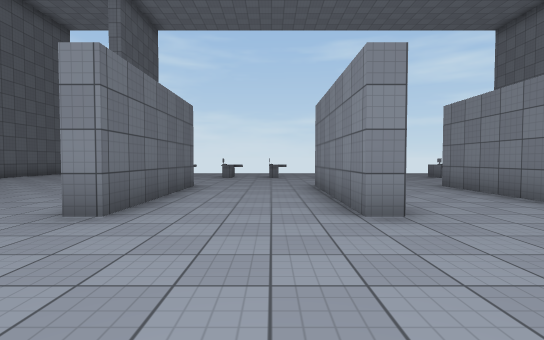
[1] (above)

21 first-person views from a walk through a scene from a Unity 3-D project. The camera is 1.3 m above the floor, tilts 2° down and sees 85° across. The floor is counted in squares, 2 m on a side. Each view is taken from the middle of a square. On the plan, view 1 faces up. The plan holds only what a view shows up to about 9 squares ahead; the rest is blank. The player character is not drawn. Surface patterns are stand-ins for the level's own textures.

[2]
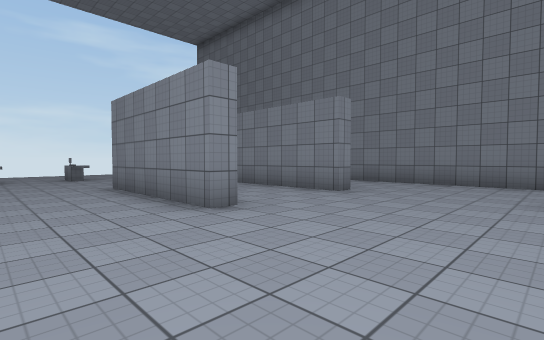

[3]
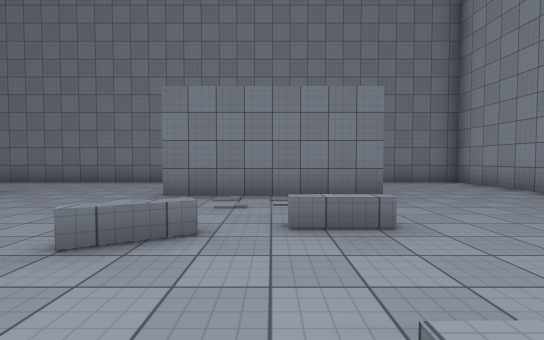

[4]
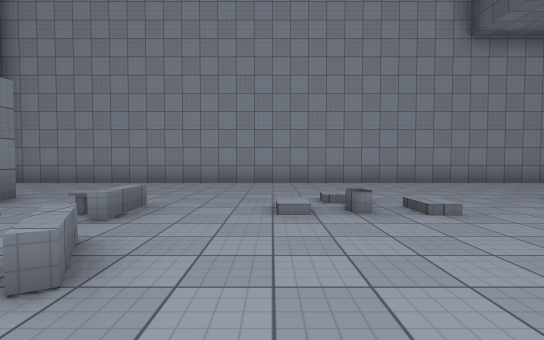

[5]
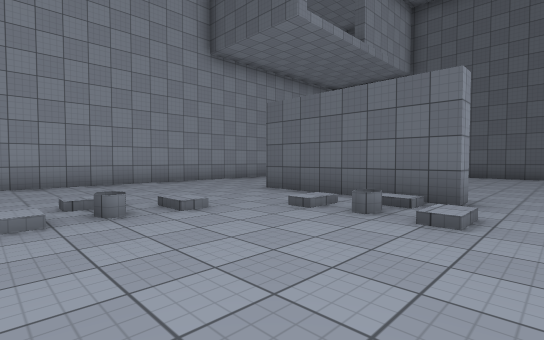

[6]
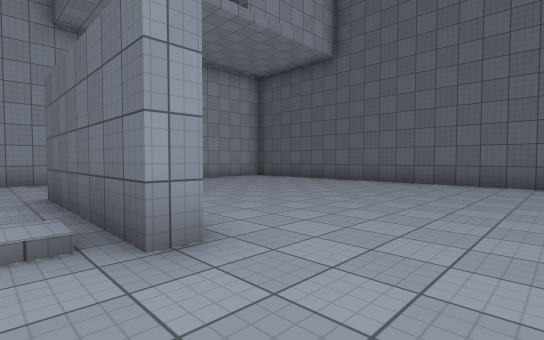

[7]
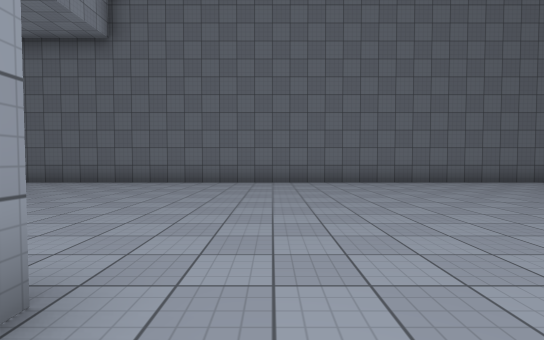

[8]
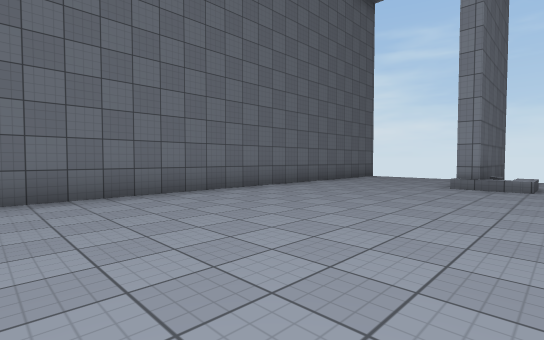

[9]
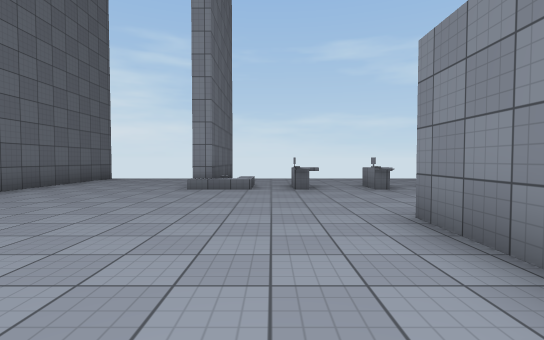

[10]
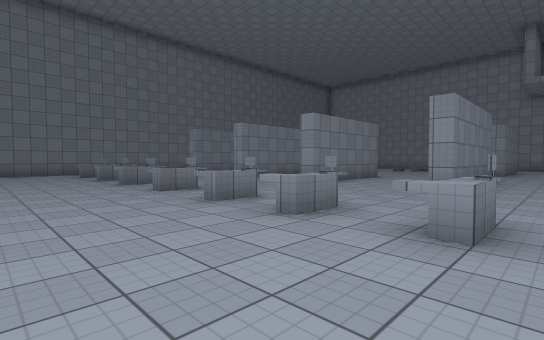

[11]
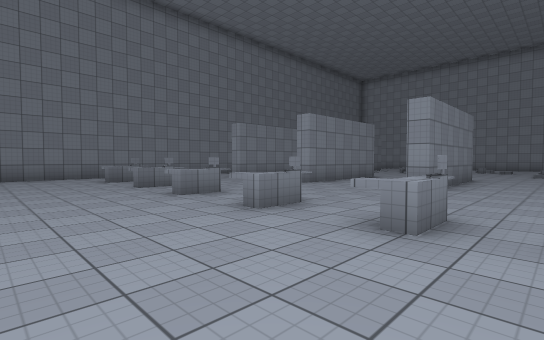

[12]
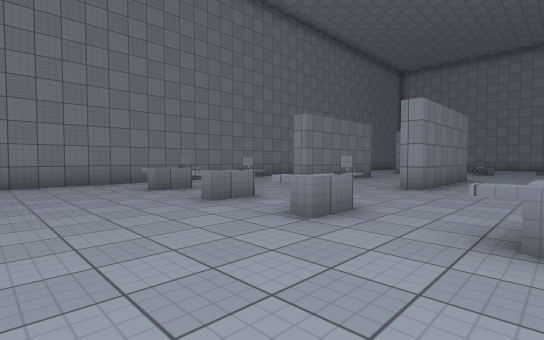

[13]
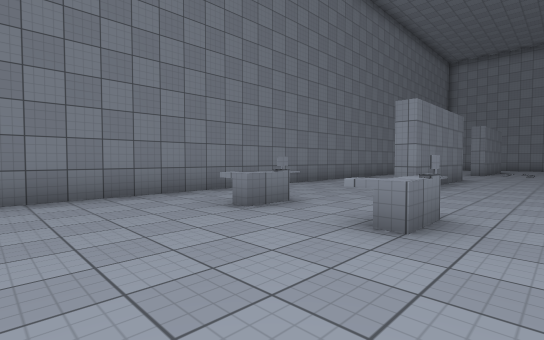

[14]
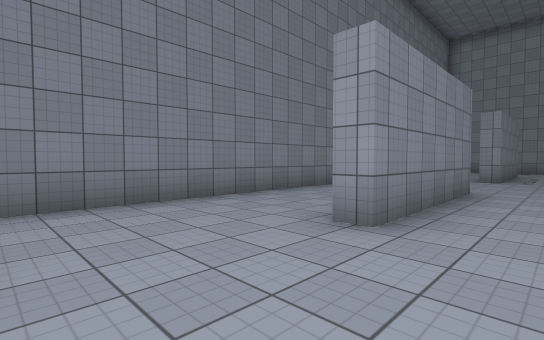

[15]
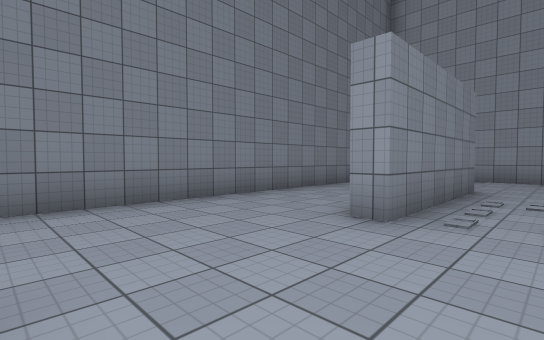

[16]
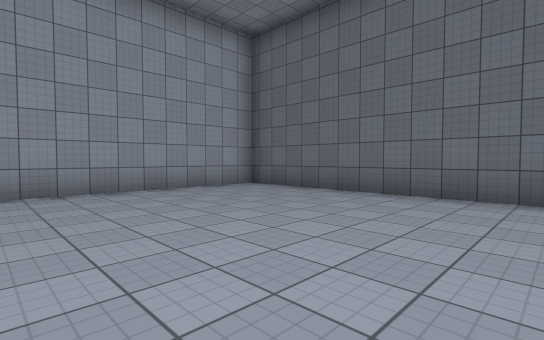

[17]
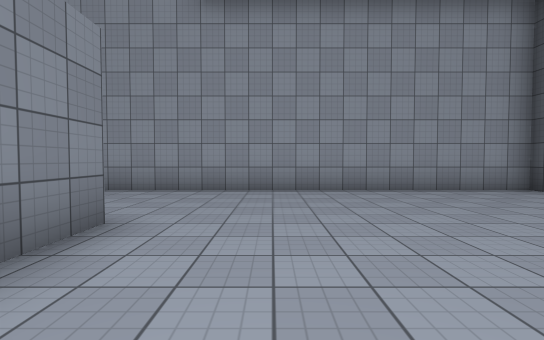

[18]
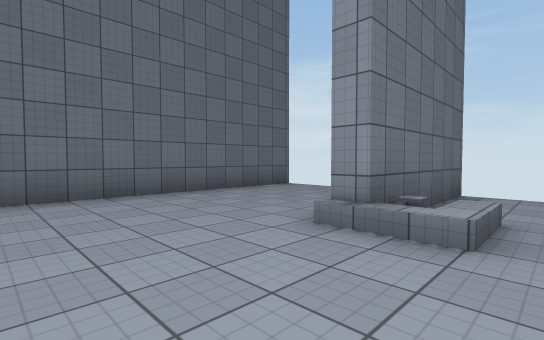

[19]
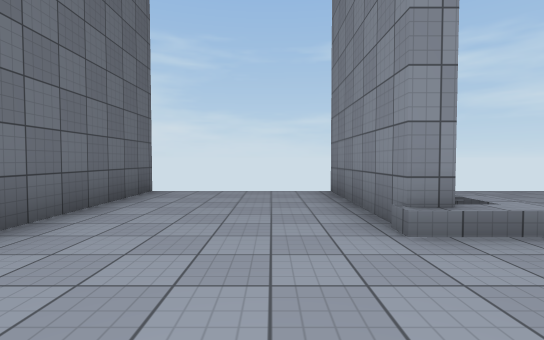

[20]
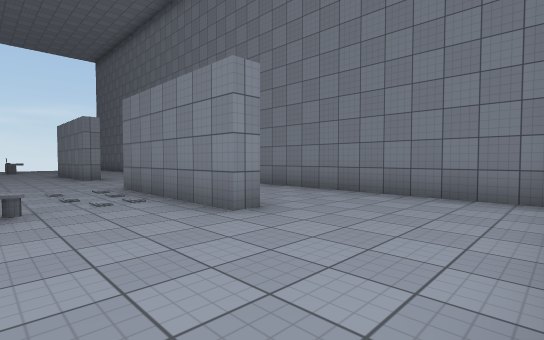

[21]
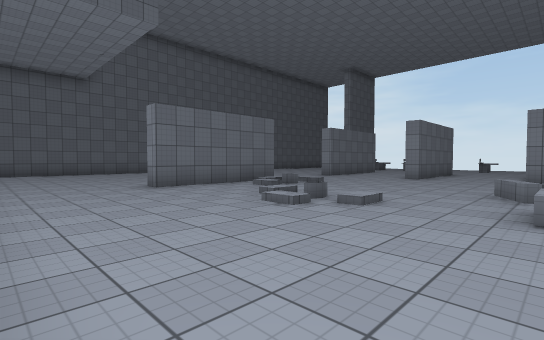

### Floor plan
Points are (right, up) in squares from view 1. A wall is a line through its corners. A room is listed if a view was taken in it or the views show most of it. See-through windows are left out.
Room 1 (views 1, 2, 3, 4, 5, 6, 7, 8, 9, 10, 11, 12, 13, 14, 15, 16, 17, 18, 19, 20, 21)
walls: (1.6, 3.4) (1.1, 3.4) (1.1, 7.3) (1.6, 7.3); (-1.8, 3.4) (-2.4, 3.4) (-2.4, 7.3) (-1.8, 7.3) (-1.8, 3.4); (-2.4, -0.1) (-1.8, -0.1) (-1.8, -4) (-2.4, -4) (-2.4, -2.8); (4.8, 3.4) (4.2, 3.4) (4.2, 7.3) (4.8, 7.3); (7.9, 3.4) (7.3, 3.4) (7.3, 7.3) (7.9, 7.3); (7.9, -4) (7.3, -4) (7.3, -0.1) (7.9, -0.1); (-5.3, 14.2) (-5.3, 10.7) (-5.8, 10.7) (-5.8, 14.1); (-9.5, 14.2) (-9.5, -7.3) (10.5, -7.3) (10.5, 13.9)
low walls: (4.8, -3.2) (4.8, -2.1); (-4.8, 10.8) (-4.8, 11.6)
ways out: gap at (-5, 14)
objects: other object (-3, 11); other object (-1, 11); other object (0, 11); other object (2, 11); other object (4, -1) to (5, -1); other object (4, 11); other object (6, 11); other object (8, 11)

Where each view was taken, in squares from view 1:
view 1: 0 up, 0 right, facing up
view 2: 0 up, 2 right, facing up-right
view 3: 2 down, 2 right, facing right
view 4: 1 up, 3 right, facing down
view 5: 1 up, 3 right, facing down-left
view 6: 2 up, 1 left, facing down-left
view 7: 1 up, 1 left, facing left
view 8: 3 up, 4 left, facing up-left
view 9: 4 up, 4 left, facing up
view 10: 14 up, 4 left, facing down-right
view 11: 14 up, 1 left, facing down-right
view 12: 14 up, 2 right, facing down-right
view 13: 14 up, 5 right, facing down-right
view 14: 10 up, 6 right, facing down-right
view 15: 3 up, 6 right, facing down-right
view 16: 1 down, 4 left, facing down-left
view 17: 1 down, 4 left, facing down
view 18: 8 up, 4 left, facing up-left
view 19: 8 up, 7 left, facing up
view 20: 7 down, 5 right, facing up-right
view 21: 7 down, 5 right, facing up-left
